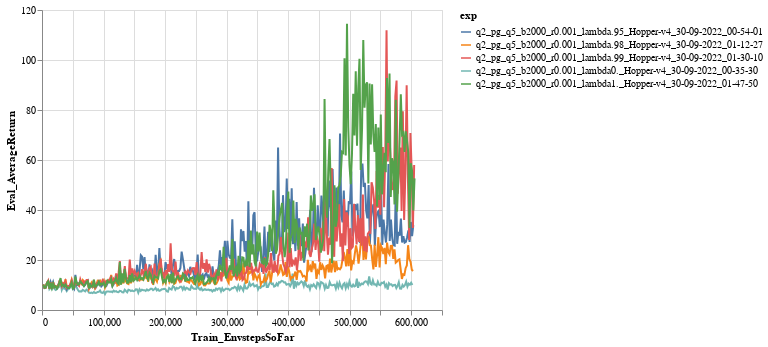

The notebook cell this image was saved under:
### Markdown cell above
# Q5

### Code cell
alt.data_transformers.disable_max_rows()

logdir = '../../data/q2_pg_q5*/events*'
eventfiles = glob.glob(logdir)
xtag = 'Train_EnvstepsSoFar'
ytag = 'Eval_AverageReturn'
df_q2  = make_dataframe(eventfiles, xtag=xtag, ytag=ytag)

chart = alt.Chart(df_q2).mark_line().encode(
    x=xtag,
    y=ytag,
    color='exp'
)
chart = chart.configure_legend(
    labelLimit=1000
)
chart

### Figure 1 — Vega-Lite specification as saved in the notebook (floating-point values rounded to 4 significant figures; data arrays with more than 128 entries replaced by an {"elided": "..."} marker saying what was removed)
{"config": {"view": {"continuousWidth": 400, "continuousHeight": 300}, "legend": {"labelLimit": 1000}}, "data": {"name": "data-7a7bae1968de8fd1a7f8ef326f810319"}, "mark": "line", "encoding": {"color": {"field": "exp", "type": "nominal"}, "x": {"field": "Train_EnvstepsSoFar", "type": "quantitative"}, "y": {"field": "Eval_AverageReturn", "type": "quantitative"}}, "$schema": "https://vega.github.io/schema/vega-lite/v4.17.0.json", "datasets": {"data-7a7bae1968de8fd1a7f8ef326f810319": {"elided": "1500 records"}}}
